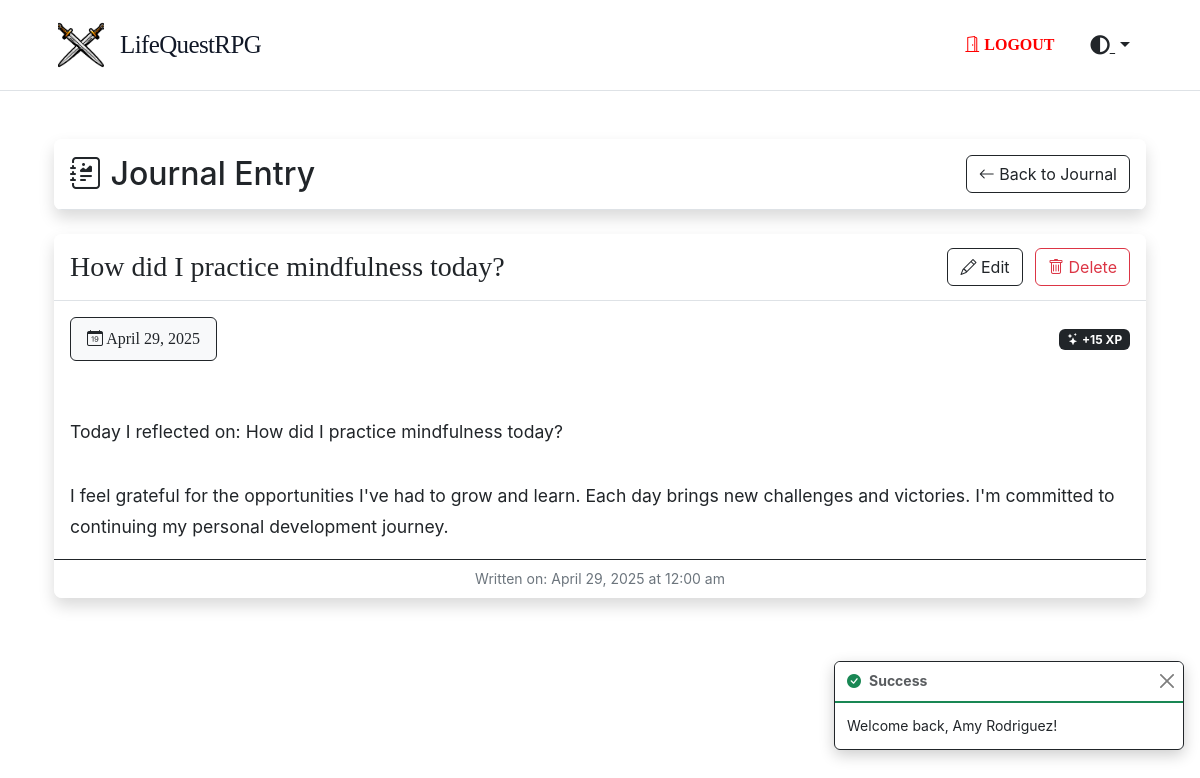
Page /journal/72/peek (signed in) on the committed database.
### tables this page shows
CREATE TABLE `journals` (
  `id` int NOT NULL,
  `user_id` int NOT NULL,
  `title` varchar(255) NOT NULL,
  `content` longtext NOT NULL,
  `date` date NOT NULL,
  `created_at` timestamp NULL DEFAULT CURRENT_TIMESTAMP,
  `updated_at` timestamp NULL DEFAULT CURRENT_TIMESTAMP ON UPDATE CURRENT_TIMESTAMP
);

### app/Controllers/JournalController.php (called while the page is built, shortened)
<?php
class JournalController extends Controller
{
    protected $JournalModel;
    public function __construct()
    {
        $this->JournalModel = new Journal;
    }
    public function peek($id)
    {
        $currentUser = Auth::user();
        $journal = $this->JournalModel->find($id);
        return $this->view('journal/peeks', [
            'title' => $journal['title'],
            'journal' => $journal,
            'currentUser' => $currentUser
        ]);
    }
}

### app/Core/Router.php (called while the page is built, shortened)
<?php
class Router
{
  protected $routes = [
    'GET' => [],
    'POST' => [],
    'PUT' => [],
    'DELETE' => []
  ];
  public function get(string $uri, array $controller, array $middleware = [])
  {
    $this->routes['GET'][$uri] = [
      'controller' => $controller,
      'middleware' => $middleware
    ];
    return $this;
  }
  public function post(string $uri, array $controller, array $middleware = [])
  {
    $this->routes['POST'][$uri] = [
      'controller' => $controller,
      'middleware' => $middleware
    ];
    return $this;
  }
  public function put(string $uri, array $controller, array $middleware = [])
  {
    $this->routes['PUT'][$uri] = [
      'controller' => $controller,
      'middleware' => $middleware
    ];
    return $this;
  }
  public function delete(string $uri, array $controller, array $middleware = [])
  {
    $this->routes['DELETE'][$uri] = [
      'controller' => $controller,
      'middleware' => $middleware
    ];
    return $this;
  }
  public function dispatch(string $uri, string $method)
  {
    $uri = $this->removeQueryString($uri);
    foreach ($this->routes[$method] as $route => $config) {
      if ($this->matchRoute($route, $uri)) {
        return $this->callAction(
          $config['controller'][0],
          $config['controller'][1]
        );
      }
    }
    throw new Exception("No route defined for {$uri} with method {$method}");
  }
  protected function matchRoute(string $route, string $uri)
  {
    if (strpos($route, '{') === false) {
      return false;
    }
    $pattern = preg_replace('/{([a-zA-Z0-9_]+)}/', '([^/]+)', $route);
    $pattern = '#^' . $pattern . '$#';
    if (preg_match($pattern, $uri, $matches)) {
      return true;
    }
    return false;
  }
  protected function removeQueryString(string $uri)
  {
    return parse_url($uri, PHP_URL_PATH) ?? $uri;
  }
  protected function callAction(string $controller, string $action)
  {
    $controller = new $controller();
    $params = [];
    foreach ($_GET as $key => $value) {
      if ($key !== 'url') {
        $params[] = $value;
      }
    }
    return call_user_func_array([$controller, $action], $params);
  }
}

### web/bootstrap.php (called while the page is built, shortened)
<?php
$config = require_once __DIR__ . '/../config/config.php';
$database = require_once __DIR__ . '/../config/database.php';
$router = new Router();
$uri = $_SERVER['REQUEST_URI'] ?? '/';
$method = $_SERVER['REQUEST_METHOD'] ?? 'GET';
try {
  $router->dispatch($uri, $method);
} catch (Exception $e) {
  if ($config['debug']) {
    echo '<h1>Error</h1>';
    echo '<p>' . $e->getMessage() . '</p>';
    echo '<pre>' . $e->getTraceAsString() . '</pre>';
  } else {
    http_response_code(404);
    require_once __DIR__ . '/../app/Views/errors/404.php';
  }
}

### public/index.php (called while the page is built, shortened)
<?php
require_once ROOT_PATH . '/web/bootstrap.php';
?>

### app/Core/Database.php (called while the page is built, shortened)
<?php
class Database
{
  protected $pdo;
  protected $statement;
  public function __construct(array $config)
  {
    $dsn = "mysql:host={$config['host']};dbname={$config['database']};charset={$config['charset']}";
    $options = [
      PDO::ATTR_ERRMODE => PDO::ERRMODE_EXCEPTION,
      PDO::ATTR_DEFAULT_FETCH_MODE => PDO::FETCH_ASSOC,
      PDO::ATTR_EMULATE_PREPARES => false,
    ];
    try {
      $this->pdo = new PDO($dsn, $config['username'], $config['password'], $options);
    } catch (PDOException $e) {
      throw new PDOException($e->getMessage(), (int) $e->getCode());
    }
  }
  public function query(string $sql)
  {
    $this->statement = $this->pdo->prepare($sql);
    return $this;
  }
  public function bind(array $parameters)
  {
    foreach ($parameters as $key => $value) {
      if (is_array($value)) {
        $value = json_encode($value);
        $paramType = PDO::PARAM_STR;
      } else {
        $paramType = is_int($value) ? PDO::PARAM_INT : PDO::PARAM_STR;
      }
      $this->statement->bindValue(
        is_numeric($key) ? $key : $key,
        $value,
        $paramType
      );
    }
    return $this;
  }
  public function execute()
  {
    $this->statement->execute();
    return $this;
  }
  public function fetch()
  {
    return $this->statement->fetch();
  }
}
?>

### app/Core/Model.php (called while the page is built, shortened)
<?php
abstract class Model
{
  protected static $db;
  protected static $table;
  public static function setDatabase(Database $database)
  {
    self::$db = $database;
  }
  public static function find(int $id)
  {
    return self::$db->query("SELECT * FROM " . static::$table . " WHERE id = ?")
      ->bind([1 => $id])
      ->execute()
      ->fetch();
  }
}

### app/Views/journal/peeks.php (the view, shortened to what this page needs)
<div class="container py-4">
  <div class="card border-dark mb-4 shadow">
    <div class="card-header bg-white d-flex justify-content-between align-items-center">
      <h2 class="my-2"><i class="bi bi-journal-richtext"></i> Journal Entry</h2>
      <a href="/journal" class="btn btn-outline-dark">
        <i class="bi bi-arrow-left"></i> Back to Journal
      </a>
    </div>
  </div>
  <div class="card border-dark mb-4 shadow">
    <div class="card-header bg-white d-flex justify-content-between align-items-center">
      <h3 class="my-2" style="font-family: 'Pixelify Sans', serif;">
        <?= htmlspecialchars($journal['title']) ?>
      </h3>
      <div class="journal-actions">
        <a href="/journal/<?= $journal['id'] ?>/edit" class="btn btn-outline-dark me-2">
          <i class="bi bi-pencil"></i> Edit
        </a>
        <form action="/journal/<?= $journal['id'] ?>/delete" method="post" class="d-inline">
          <button type="submit" class="btn btn-outline-danger"
            onclick="return confirm('Are you sure you want to delete this journal entry?')">
            <i class="bi bi-trash"></i> Delete
          </button>
        </form>
      </div>
    </div>
    <div class="card-body">
      <div class="d-flex align-items-center mb-4">
        <div class="journal-date px-3 py-2 bg-light rounded border border-dark">
          <i class="bi bi-calendar-date"></i> <?= date('F j, Y', strtotime($journal['date'])) ?>
        </div>
        <div class="ms-auto">
          <span class="badge bg-dark">
            <i class="bi bi-stars"></i> +15 XP
          </span>
        </div>
      </div>
      <div class="journal-content mt-4">
        <?= html_entity_decode($journal['content']) ?>
      </div>
    </div>
    <div class="card-footer bg-white text-center border-top border-dark">
      <div class="small text-muted">Written on: <?= date('F j, Y \a\t g:i a', strtotime($journal['date'])) ?></div>
    </div>
  </div>
</div>

### public/assets/css/style.css (style rules this page uses)
:root { --primary-color: #111827; --secondary-color: #ffffff; --accent-color: #4b5563; --text-color: #374151; --background-color: #ffffff; --border-color: #e5e7eb; }
body { font-family: 'Inter', -apple-system, BlinkMacSystemFont, 'Segoe UI', Roboto, sans-serif; line-height: 1.6; color: var(--text-color); background-color: var(--background-color); -webkit-font-smoothing: antialiased; }
.card { border: none; border-radius: 8px; overflow: hidden; box-shadow: 0 4px 12px rgba(0, 0, 0, 0.05); }

### public/assets/css/navbar.css (style rules this page uses)
body.theme-light { --bg-primary: #ffffff; --bg-secondary: #f8f9fa; --text-primary: #212529; --text-secondary: #6c757d; --border-color: #dee2e6; --card-bg: #ffffff; --card-border: #dee2e6; --navbar-bg: #ffffff; --sidebar-bg: #f8f9fa; --box-shadow: 0 4px 8px rgba(0, 0, 0, 0.1); }

### public/assets/css/themes.css (style rules this page uses)
body.theme-light { --bg-primary: #ffffff; --bg-secondary: #f8f9fa; --text-primary: #212529; --text-secondary: #6c757d; --border-color: #dee2e6; --card-bg: #ffffff; --card-border: #dee2e6; --navbar-bg: #ffffff; --sidebar-bg: #f8f9fa; --box-shadow: 0 4px 8px rgba(0, 0, 0, 0.1); --input-bg: #fff; --input-text: #212529; --input-placeholder: #6c757d; --input-focus-bg: #fff; --input-focus-border: #86b7fe; }
body.color-default { --accent-color: #212529; --accent-color-hover: #16181b; --accent-color-rgb: 33, 37, 41; --accent-color-light: rgba(33, 37, 41, 0.1); --accent-color-border: rgba(33, 37, 41, 0.3); }
html, body { transition: background-color 0.3s ease, color 0.3s ease, border-color 0.3s ease, box-shadow 0.3s ease; }
html [class*="form-"], html .card, html .btn, html .navbar, html .list-group-item, html .dropdown-menu, html .alert { transition: background-color 0.3s ease, color 0.3s ease, border-color 0.3s ease, box-shadow 0.3s ease; }
body { background-color: var(--bg-primary); color: var(--text-primary); }
.card { background-color: var(--card-bg); border-color: var(--card-border); color: var(--text-primary); }
.btn-outline-dark { border-color: var(--accent-color); color: var(--accent-color); }
.card-header { background-color: rgba(0, 0, 0, 0.05); border-bottom: 1px solid var(--border-color); }
body.theme-light .text-muted { color: var(--text-secondary) !important; }

### public/assets/css/login.css (style rules this page uses)
:root { --primary-color: var(--text-primary, #111827); --secondary-color: var(--bg-primary, #ffffff); --accent-color: var(--accent-color, #4b5563); --text-color: var(--text-primary, #374151); --background-color: var(--bg-primary, #ffffff); --border-color: #e5e7eb; --highlight-color: #2196F3; }

### app/Views/journal/peeks.php (style rules this page uses)
.journal-content { line-height: 1.8; font-size: 1.1rem; white-space: pre-line; }
.journal-date { font-family: 'Pixelify Sans', serif; }

### rows in the picture
journals: title "How did I practice mindfulness today?", date "April 29, 2025", content "Today I reflected on: How did I practice mindfulness today? I feel grateful for the opportunities I've had to grow and learn. Each day brings new challenges and victories. I'm committed to continuing my personal development journey.", date "April 29, 2025 at 12:00 am"

### other values in the picture
$_SESSION['success'] "Welcome back, Amy Rodriguez!"
